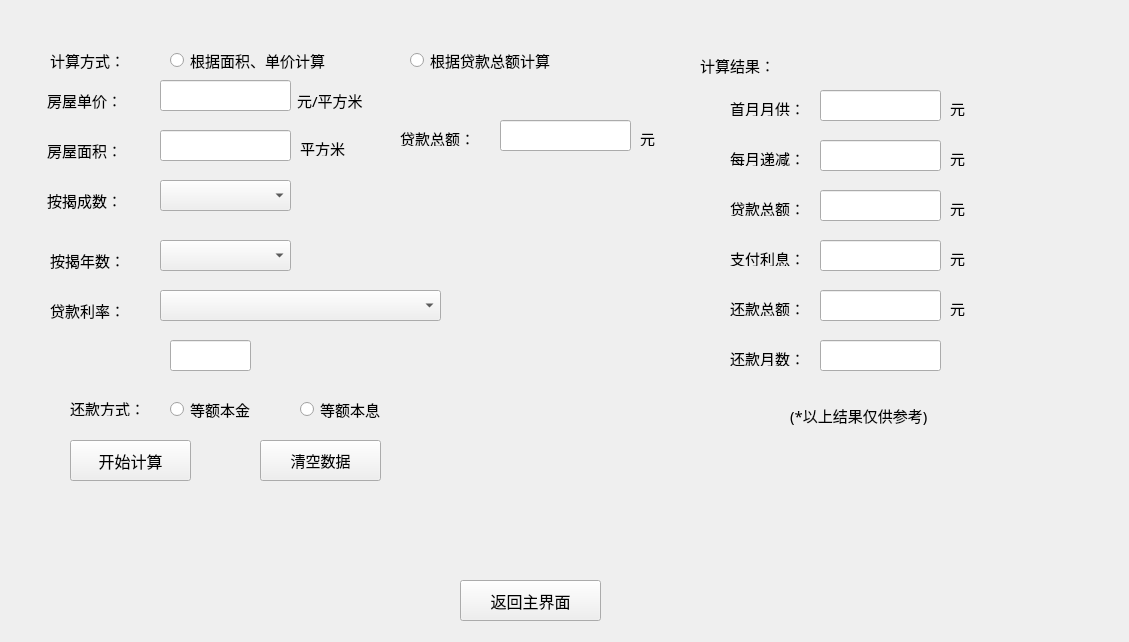
<?xml version="1.0" encoding="UTF-8"?>
<ui version="4.0">
 <class>sydk</class>
 <widget class="QWidget" name="sydk">
  <property name="geometry">
   <rect>
    <x>0</x>
    <y>0</y>
    <width>1129</width>
    <height>642</height>
   </rect>
  </property>
  <property name="minimumSize">
   <size>
    <width>1129</width>
    <height>642</height>
   </size>
  </property>
  <property name="maximumSize">
   <size>
    <width>1129</width>
    <height>642</height>
   </size>
  </property>
  <property name="font">
   <font>
    <family>楷体</family>
    <pointsize>11</pointsize>
   </font>
  </property>
  <property name="windowTitle">
   <string>商业贷款</string>
  </property>
  <property name="windowIcon">
   <iconset resource="res.qrc">
    <normaloff>:/image/tubiao.png</normaloff>:/image/tubiao.png</iconset>
  </property>
  <widget class="QLabel" name="label">
   <property name="geometry">
    <rect>
     <x>50</x>
     <y>40</y>
     <width>111</width>
     <height>41</height>
    </rect>
   </property>
   <property name="font">
    <font>
     <family>楷体</family>
     <pointsize>11</pointsize>
    </font>
   </property>
   <property name="text">
    <string>计算方式：</string>
   </property>
  </widget>
  <widget class="QRadioButton" name="radioButton_2">
   <property name="geometry">
    <rect>
     <x>410</x>
     <y>50</y>
     <width>171</width>
     <height>20</height>
    </rect>
   </property>
   <property name="font">
    <font>
     <family>楷体</family>
     <pointsize>11</pointsize>
    </font>
   </property>
   <property name="text">
    <string>根据贷款总额计算</string>
   </property>
  </widget>
  <widget class="QRadioButton" name="radioButton">
   <property name="geometry">
    <rect>
     <x>170</x>
     <y>50</y>
     <width>201</width>
     <height>20</height>
    </rect>
   </property>
   <property name="font">
    <font>
     <family>楷体</family>
     <pointsize>11</pointsize>
    </font>
   </property>
   <property name="text">
    <string>根据面积、单价计算</string>
   </property>
  </widget>
  <widget class="QPushButton" name="pushButton">
   <property name="geometry">
    <rect>
     <x>460</x>
     <y>580</y>
     <width>141</width>
     <height>41</height>
    </rect>
   </property>
   <property name="font">
    <font>
     <family>楷体</family>
     <pointsize>12</pointsize>
    </font>
   </property>
   <property name="text">
    <string>返回主界面</string>
   </property>
  </widget>
  <widget class="QLabel" name="label_6">
   <property name="geometry">
    <rect>
     <x>50</x>
     <y>300</y>
     <width>91</width>
     <height>20</height>
    </rect>
   </property>
   <property name="text">
    <string>贷款利率：</string>
   </property>
  </widget>
  <widget class="QLineEdit" name="lineEdit">
   <property name="geometry">
    <rect>
     <x>170</x>
     <y>340</y>
     <width>81</width>
     <height>31</height>
    </rect>
   </property>
  </widget>
  <widget class="QComboBox" name="comboBox_3">
   <property name="geometry">
    <rect>
     <x>160</x>
     <y>290</y>
     <width>281</width>
     <height>31</height>
    </rect>
   </property>
  </widget>
  <widget class="QLabel" name="label_7">
   <property name="geometry">
    <rect>
     <x>70</x>
     <y>400</y>
     <width>81</width>
     <height>16</height>
    </rect>
   </property>
   <property name="text">
    <string>还款方式：</string>
   </property>
  </widget>
  <widget class="QRadioButton" name="radioButton_3">
   <property name="geometry">
    <rect>
     <x>170</x>
     <y>400</y>
     <width>91</width>
     <height>19</height>
    </rect>
   </property>
   <property name="text">
    <string>等额本金</string>
   </property>
  </widget>
  <widget class="QRadioButton" name="radioButton_4">
   <property name="geometry">
    <rect>
     <x>300</x>
     <y>400</y>
     <width>91</width>
     <height>19</height>
    </rect>
   </property>
   <property name="text">
    <string>等额本息</string>
   </property>
  </widget>
  <widget class="QWidget" name="widget" native="true">
   <property name="geometry">
    <rect>
     <x>40</x>
     <y>70</y>
     <width>351</width>
     <height>161</height>
    </rect>
   </property>
   <property name="font">
    <font>
     <family>楷体</family>
     <pointsize>11</pointsize>
    </font>
   </property>
   <widget class="QLabel" name="label_2">
    <property name="geometry">
     <rect>
      <x>7</x>
      <y>20</y>
      <width>101</width>
      <height>20</height>
     </rect>
    </property>
    <property name="font">
     <font>
      <family>楷体</family>
      <pointsize>11</pointsize>
     </font>
    </property>
    <property name="text">
     <string>房屋单价：</string>
    </property>
   </widget>
   <widget class="QLabel" name="label_3">
    <property name="geometry">
     <rect>
      <x>7</x>
      <y>70</y>
      <width>101</width>
      <height>20</height>
     </rect>
    </property>
    <property name="font">
     <font>
      <family>楷体</family>
      <pointsize>11</pointsize>
     </font>
    </property>
    <property name="text">
     <string>房屋面积：</string>
    </property>
   </widget>
   <widget class="QComboBox" name="comboBox">
    <property name="geometry">
     <rect>
      <x>120</x>
      <y>110</y>
      <width>131</width>
      <height>31</height>
     </rect>
    </property>
   </widget>
   <widget class="QLabel" name="label_4">
    <property name="geometry">
     <rect>
      <x>7</x>
      <y>120</y>
      <width>101</width>
      <height>20</height>
     </rect>
    </property>
    <property name="font">
     <font>
      <family>楷体</family>
      <pointsize>11</pointsize>
     </font>
    </property>
    <property name="text">
     <string>按揭成数：</string>
    </property>
   </widget>
   <widget class="QLineEdit" name="lineEdit_3">
    <property name="geometry">
     <rect>
      <x>120</x>
      <y>60</y>
      <width>131</width>
      <height>31</height>
     </rect>
    </property>
   </widget>
   <widget class="QLineEdit" name="lineEdit_4">
    <property name="geometry">
     <rect>
      <x>120</x>
      <y>10</y>
      <width>131</width>
      <height>31</height>
     </rect>
    </property>
   </widget>
   <widget class="QLabel" name="label_9">
    <property name="geometry">
     <rect>
      <x>257</x>
      <y>20</y>
      <width>81</width>
      <height>20</height>
     </rect>
    </property>
    <property name="font">
     <font>
      <family>楷体</family>
      <pointsize>11</pointsize>
     </font>
    </property>
    <property name="text">
     <string>元/平方米</string>
    </property>
   </widget>
   <widget class="QLabel" name="label_18">
    <property name="geometry">
     <rect>
      <x>260</x>
      <y>70</y>
      <width>71</width>
      <height>16</height>
     </rect>
    </property>
    <property name="font">
     <font>
      <family>楷体</family>
      <pointsize>11</pointsize>
     </font>
    </property>
    <property name="text">
     <string>平方米</string>
    </property>
   </widget>
  </widget>
  <widget class="QWidget" name="widget_2" native="true">
   <property name="geometry">
    <rect>
     <x>400</x>
     <y>70</y>
     <width>271</width>
     <height>161</height>
    </rect>
   </property>
   <widget class="QLineEdit" name="lineEdit_2">
    <property name="geometry">
     <rect>
      <x>100</x>
      <y>50</y>
      <width>131</width>
      <height>31</height>
     </rect>
    </property>
   </widget>
   <widget class="QLabel" name="label_8">
    <property name="geometry">
     <rect>
      <x>0</x>
      <y>60</y>
      <width>91</width>
      <height>16</height>
     </rect>
    </property>
    <property name="text">
     <string>贷款总额：</string>
    </property>
   </widget>
   <widget class="QLabel" name="label_19">
    <property name="geometry">
     <rect>
      <x>240</x>
      <y>60</y>
      <width>21</width>
      <height>16</height>
     </rect>
    </property>
    <property name="text">
     <string>元</string>
    </property>
   </widget>
  </widget>
  <widget class="QWidget" name="widget_3" native="true">
   <property name="geometry">
    <rect>
     <x>680</x>
     <y>40</y>
     <width>391</width>
     <height>411</height>
    </rect>
   </property>
   <widget class="QLabel" name="label_10">
    <property name="geometry">
     <rect>
      <x>20</x>
      <y>10</y>
      <width>81</width>
      <height>31</height>
     </rect>
    </property>
    <property name="text">
     <string>计算结果：</string>
    </property>
   </widget>
   <widget class="QLabel" name="label_11">
    <property name="geometry">
     <rect>
      <x>50</x>
      <y>60</y>
      <width>81</width>
      <height>16</height>
     </rect>
    </property>
    <property name="text">
     <string>首月月供：</string>
    </property>
   </widget>
   <widget class="QLineEdit" name="lineEdit_5">
    <property name="geometry">
     <rect>
      <x>140</x>
      <y>50</y>
      <width>121</width>
      <height>31</height>
     </rect>
    </property>
   </widget>
   <widget class="QLabel" name="label_12">
    <property name="geometry">
     <rect>
      <x>50</x>
      <y>110</y>
      <width>81</width>
      <height>16</height>
     </rect>
    </property>
    <property name="text">
     <string>每月递减：</string>
    </property>
   </widget>
   <widget class="QLineEdit" name="lineEdit_6">
    <property name="geometry">
     <rect>
      <x>140</x>
      <y>100</y>
      <width>121</width>
      <height>31</height>
     </rect>
    </property>
   </widget>
   <widget class="QLabel" name="label_13">
    <property name="geometry">
     <rect>
      <x>50</x>
      <y>160</y>
      <width>81</width>
      <height>16</height>
     </rect>
    </property>
    <property name="text">
     <string>贷款总额：</string>
    </property>
   </widget>
   <widget class="QLineEdit" name="lineEdit_7">
    <property name="geometry">
     <rect>
      <x>140</x>
      <y>150</y>
      <width>121</width>
      <height>31</height>
     </rect>
    </property>
   </widget>
   <widget class="QLabel" name="label_14">
    <property name="geometry">
     <rect>
      <x>50</x>
      <y>210</y>
      <width>71</width>
      <height>16</height>
     </rect>
    </property>
    <property name="text">
     <string>支付利息：</string>
    </property>
   </widget>
   <widget class="QLineEdit" name="lineEdit_8">
    <property name="geometry">
     <rect>
      <x>140</x>
      <y>200</y>
      <width>121</width>
      <height>31</height>
     </rect>
    </property>
   </widget>
   <widget class="QLabel" name="label_15">
    <property name="geometry">
     <rect>
      <x>50</x>
      <y>260</y>
      <width>81</width>
      <height>16</height>
     </rect>
    </property>
    <property name="text">
     <string>还款总额：</string>
    </property>
   </widget>
   <widget class="QLineEdit" name="lineEdit_9">
    <property name="geometry">
     <rect>
      <x>140</x>
      <y>250</y>
      <width>121</width>
      <height>31</height>
     </rect>
    </property>
   </widget>
   <widget class="QLabel" name="label_16">
    <property name="geometry">
     <rect>
      <x>50</x>
      <y>310</y>
      <width>81</width>
      <height>16</height>
     </rect>
    </property>
    <property name="text">
     <string>还款月数：</string>
    </property>
   </widget>
   <widget class="QLineEdit" name="lineEdit_10">
    <property name="geometry">
     <rect>
      <x>140</x>
      <y>300</y>
      <width>121</width>
      <height>31</height>
     </rect>
    </property>
   </widget>
   <widget class="QLabel" name="label_17">
    <property name="geometry">
     <rect>
      <x>110</x>
      <y>360</y>
      <width>191</width>
      <height>31</height>
     </rect>
    </property>
    <property name="text">
     <string>(*以上结果仅供参考)</string>
    </property>
   </widget>
   <widget class="QLabel" name="label_20">
    <property name="geometry">
     <rect>
      <x>270</x>
      <y>60</y>
      <width>21</width>
      <height>16</height>
     </rect>
    </property>
    <property name="text">
     <string>元</string>
    </property>
   </widget>
   <widget class="QLabel" name="label_21">
    <property name="geometry">
     <rect>
      <x>270</x>
      <y>110</y>
      <width>21</width>
      <height>16</height>
     </rect>
    </property>
    <property name="text">
     <string>元</string>
    </property>
   </widget>
   <widget class="QLabel" name="label_22">
    <property name="geometry">
     <rect>
      <x>270</x>
      <y>160</y>
      <width>21</width>
      <height>16</height>
     </rect>
    </property>
    <property name="text">
     <string>元</string>
    </property>
   </widget>
   <widget class="QLabel" name="label_23">
    <property name="geometry">
     <rect>
      <x>270</x>
      <y>210</y>
      <width>21</width>
      <height>16</height>
     </rect>
    </property>
    <property name="text">
     <string>元</string>
    </property>
   </widget>
   <widget class="QLabel" name="label_24">
    <property name="geometry">
     <rect>
      <x>270</x>
      <y>260</y>
      <width>21</width>
      <height>16</height>
     </rect>
    </property>
    <property name="text">
     <string>元</string>
    </property>
   </widget>
  </widget>
  <widget class="QPushButton" name="pushButton_2">
   <property name="geometry">
    <rect>
     <x>70</x>
     <y>440</y>
     <width>121</width>
     <height>41</height>
    </rect>
   </property>
   <property name="font">
    <font>
     <family>楷体</family>
     <pointsize>12</pointsize>
    </font>
   </property>
   <property name="text">
    <string>开始计算</string>
   </property>
  </widget>
  <widget class="QComboBox" name="comboBox_2">
   <property name="geometry">
    <rect>
     <x>160</x>
     <y>240</y>
     <width>131</width>
     <height>31</height>
    </rect>
   </property>
  </widget>
  <widget class="QLabel" name="label_5">
   <property name="geometry">
    <rect>
     <x>50</x>
     <y>250</y>
     <width>101</width>
     <height>20</height>
    </rect>
   </property>
   <property name="text">
    <string>按揭年数：</string>
   </property>
  </widget>
  <widget class="QPushButton" name="pushButton_3">
   <property name="geometry">
    <rect>
     <x>260</x>
     <y>440</y>
     <width>121</width>
     <height>41</height>
    </rect>
   </property>
   <property name="text">
    <string>清空数据</string>
   </property>
  </widget>
 </widget>
 <resources>
  <include location="res.qrc"/>
 </resources>
 <connections/>
</ui>
